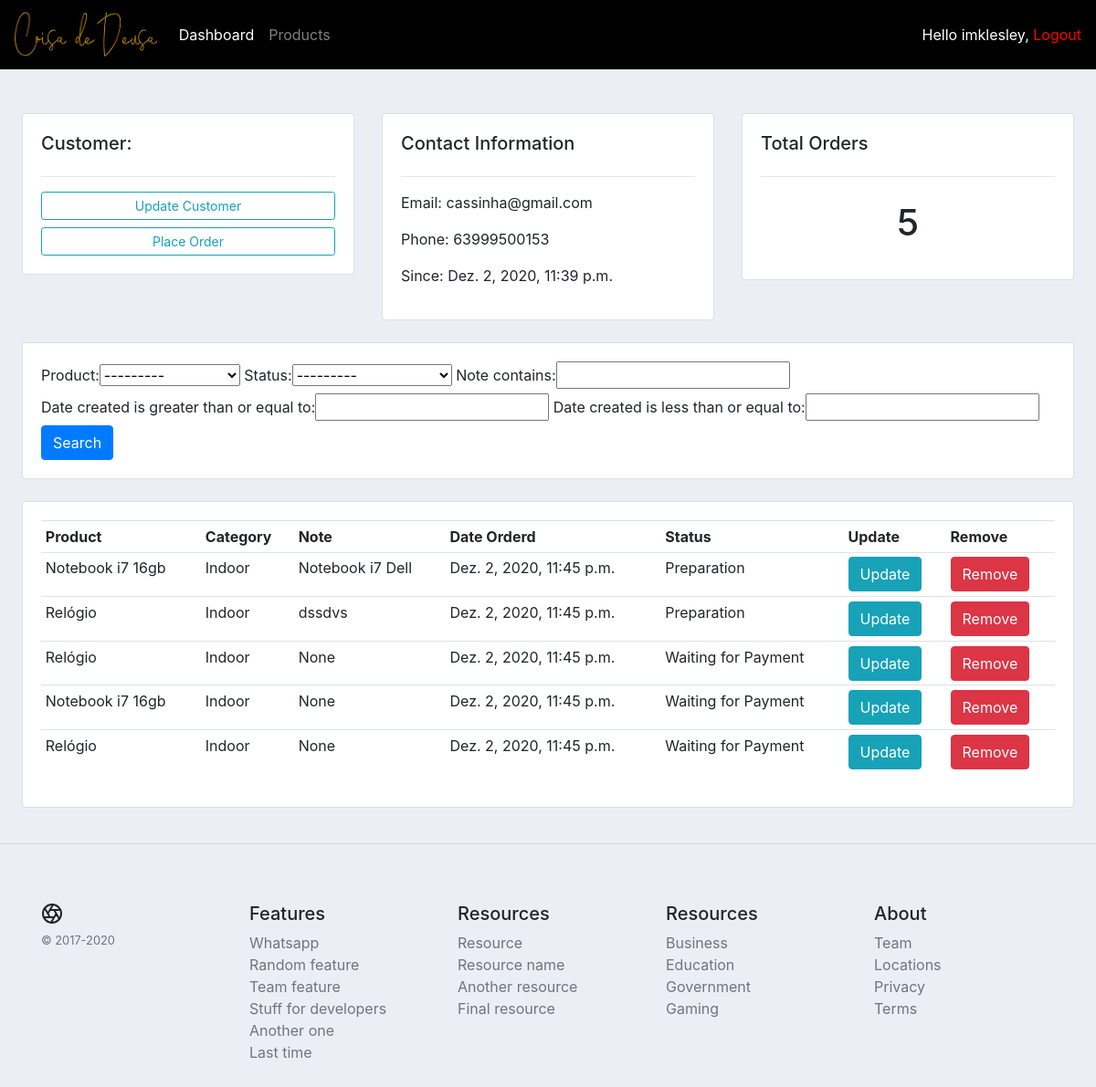
The page /customer/2/ (signed in) on the database its author committed.
### accounts/models.py (models this page shows, shortened)
class Customer(models.Model):
    user = models.OneToOneField(User, null=True, blank=True, on_delete=models.CASCADE)
    name = models.CharField(max_length=200)
    phone = models.CharField(max_length=20)
    email = models.EmailField(max_length=200)
    profile_pic = models.ImageField(null=True, blank=True, default='default_pic.png')
    date_created = models.DateTimeField(auto_now_add=True)

class Order(models.Model):
    STATUS = [
        ('Waiting for Payment', 'Waiting for Payment'),
        ('Preparation', 'Preparation'),
        ('Out for delivery', 'Out for delivery'),
        ('Delivered', 'Delivered')
    ]
    customer = models.ForeignKey(Customer, null=True, on_delete=models.SET_NULL)
    product = models.ForeignKey(Product, null=True, on_delete=models.SET_NULL)
    status = models.CharField(max_length=255, choices=STATUS, default=STATUS[0], null=True, )
    date_created = models.DateTimeField(auto_now_add=True, null=True)
    note = models.CharField(max_length=1000, null=True)

class Product(models.Model):
    CATEGORY = [('Indoor', 'Indoor'), ('Out door', 'Out door')]
    name = models.CharField(max_length=255, null=True)
    price = models.DecimalField(max_digits=7, decimal_places=2)
    category = models.CharField(max_length=200, choices=CATEGORY)
    description = models.TextField(help_text='Sua descrição vem aqui', blank=True)
    quantity_available = models.PositiveIntegerField(default=0, )
    date_created = models.DateTimeField(auto_now_add=True)
    tags = models.ManyToManyField(Tag)
    def __str__(self):
        return self.name

### accounts/decorators.py (the view)
        def wrapper_func(request, *args, **kwargs):
            group = None
            if request.user.groups.exists():
                group = request.user.groups.all()[0].name
                if group in allowed_roles:
                    return view(request, *args, **kwargs)
                else:
                    return HttpResponse('You are not authorized to acess this!!')

### accounts/views.py (called while the page is built)
@login_required(login_url='login_page')
@allowed_users(allowed_roles=['admin'])
def customer(request, pk):
    context = {}
    user = get_object_or_404(Customer, pk=pk)
    orders = user.order_set.all()
    my_filter = OrderFilter(request.GET, orders)
    orders = my_filter.qs
    context['my_filter'] = my_filter
    context['customer'] = user
    context['orders'] = orders
    return render(request, 'accounts/customer.html', context)

### accounts/templates/accounts/customer.html (shortened to what this page needs)
{% extends 'base.html' %}
{% block content %}
    <br>
    <div class="row">
        <div class="col-md">
            <div class="card card-body">
                <h5>Customer:</h5>
                <hr>
                <a class="btn btn-outline-info  btn-sm btn-block" href="">Update Customer</a>
                <a class="btn btn-outline-info  btn-sm btn-block" href="{% url 'create_many_orders' customer.id %}">Place
                    Order</a>
            </div>
        </div>
        <div class="col-md">
            <div class="card card-body">
                <h5>Contact Information</h5>
                <hr>
                <p>Email: {{ customer.email }} </p>
                <p>Phone: {{ customer.phone }} </p>
                <p>Since: {{ customer.date_created }} </p>
            </div>
        </div>
        <div class="col-md">
            <div class="card card-body">
                <h5>Total Orders</h5>
                <hr>
                <h1 style="text-align: center;padding: 10px">
                    {{ customer.order_set.all.count }}
                </h1>
            </div>
        </div>
    </div>
    <br>
    <div class="row">
        <div class="col">
            <div class="card card-body">
                <form method="get">
                    {{ my_filter.form }}
                    <button class="btn btn-primary" type="submit">Search</button>
                </form>
            </div>
        </div>
    </div>
    <br>
    <div class="row">
        <div class="col-md">
            <div class="card card-body">
                <table class="table table-sm">
                    <tr>
                        <th>Product</th>
                        <th>Category</th>
                        <th>Note</th>
                        <th>Date Orderd</th>
                        <th>Status</th>
                        <th>Update</th>
                        <th>Remove</th>
                    </tr>
                    {% for order in orders %}
                        <tr>
                            <td>{{ order.product.name }}</td>
                            <td>{{ order.product.category }}</td>
                            <td>{{ order.note|truncatechars:20}}</td>
                            <td>{{ order.date_created }}</td>
                            <td>{{ order.status }}</td>
                            <td><a class="btn btn-info" href="{% url 'update_order' order.id %}">Update</a></td>
                            <td><a class="btn btn-danger" href="{% url 'delete_order' order.id %}">Remove</a></td>
                        </tr>
                    {% endfor %}
                </table>
            </div>
        </div>
    </div>
{% endblock %}

### templates/snippet/navbar.html (shortened to what this page needs)
{% load static %}
<nav class="navbar navbar-expand-lg navbar-dark bg-black">
    <a class="navbar-brand" href="{% url 'home' %}"><img src="{% static 'images/logo.png' %}"
                                                         alt="Coisa de Deusa, Loja Boutique Instagram Roupas Femininas Belas"
                                                         height="50"></a>
    <div class="collapse navbar-collapse" id="navbarNavAltMarkup">
        <div class="navbar-nav">
            {% if request.user.is_staff %}
                <a class="nav-item nav-link active" href="{% url 'home' %}">Dashboard</a>
                <a class="nav-item nav-link" href="{% url 'products' %}">Products</a>
            {% else %}
                <a class="nav-item nav-link" href="{% url 'account_settings' %}">Settings</a>
            {% endif %}
        </div>
    </div>
    <span style="color: white">Hello {{ request.user }}, <a style="text-decoration: none; color: red"
                                                            href="{% url 'logout' %}">Logout</a> </span>
</nav>

### static/css/main.css (style rules this page uses)
body { background-color: #ebeff5; }
.bg-black { background-color: black; }

### rows shown on the page
Customer: email "cassinha@gmail.com", phone "63999500153", date_created "Dez. 2, 2020, 11:39 p.m.", order_set.all.count "5"
Order: product.name "Notebook i7 16gb", product.category "Indoor", note "Notebook i7 Dell", date_created "Dez. 2, 2020, 11:45 p.m.", status "Preparation"
Order: product.name "Relógio", product.category "Indoor", note "dssdvs", date_created "Dez. 2, 2020, 11:45 p.m.", status "Preparation"
Order: product.name "Relógio", product.category "Indoor", note "None", date_created "Dez. 2, 2020, 11:45 p.m.", status "Waiting for Payment"
Order: product.name "Notebook i7 16gb", product.category "Indoor", note "None", date_created "Dez. 2, 2020, 11:45 p.m.", status "Waiting for Payment"
Order: product.name "Relógio", product.category "Indoor", note "None", date_created "Dez. 2, 2020, 11:45 p.m.", status "Waiting for Payment"

### other values the page prints
{{ request.user }} "imklesley"
